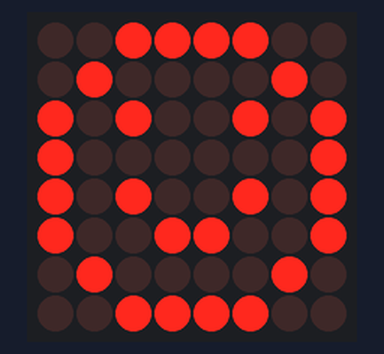
This sketch was run on a simulated Arduino Uno, built with avr-gcc and run on an emulated ATmega328P. Parts: 8×8 LED matrix.

Above: at 0.1 s.

The sketch:

Smiley_Face.ino
```cpp
#include <LedControl.h>

// Define the number of MAX7219 modules (usually just 1)

#define NUM_DEVICES 1

// Create a LedControl object

LedControl lc = LedControl(12, 11, 10, NUM_DEVICES);

// Define the smiley face symbol

const byte smiley[8] PROGMEM = {

  B00111100,

  B01000010,

  B10100101,

  B10000001,

  B10100101,

  B10011001,

  B01000010,

  B00111100

};

void setup() {

  // Initialize the MAX7219

  lc.shutdown(0, false); // Wake up MAX7219

  lc.setIntensity(0, 8); // Set the brightness (0-15)

  lc.clearDisplay(0);    // Clear the display

}

void loop() {

  displaySymbol(smiley, 1000); // Display the smiley face for 1 second

  lc.clearDisplay(0);         // Clear the display

  delay(1000);                // Pause for 1 second

}

// Function to display a custom symbol

void displaySymbol(const byte symbol[], int duration) {

  for (int i = 0; i < 8; i++) {

    lc.setRow(0, i, pgm_read_byte(&symbol[i]));

  }

  delay(duration);

}
```
